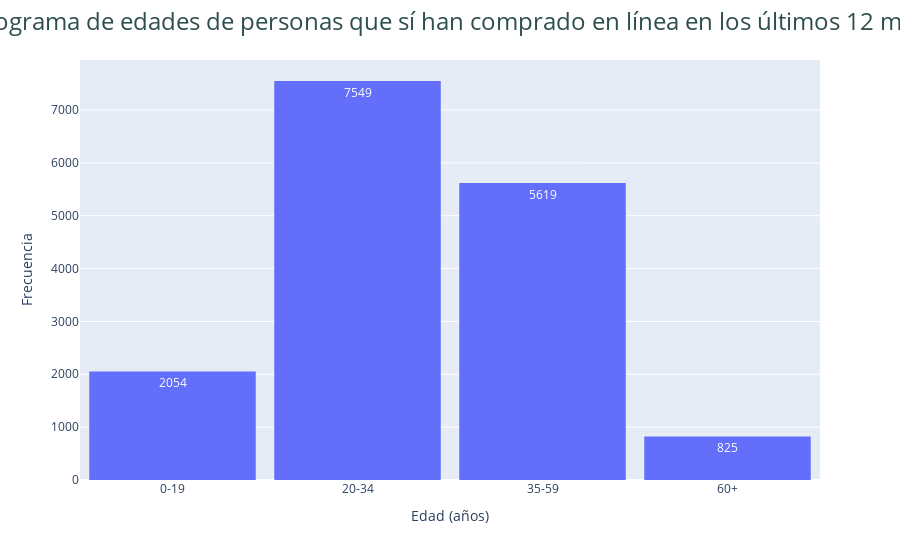

Notebook code cell kept with this figure:
### Code cell
# Assuming `edad_si_compran` is a Pandas Series with the age data of users who bought online
# Categorize the ages into the specified buckets
edad_si_compran_buckets = pd.cut(
    edad_si_compran,
    bins=[0, 19, 34, 59, float('inf')],
    labels=["0-19", "20-34", "35-59", "60+"]
)

# Convert the Series into a DataFrame for plotting
edad_si_compran_df = pd.DataFrame({'Edad_Bucket': edad_si_compran_buckets})

# Plot histogram based on the age buckets
fig = px.histogram(
    edad_si_compran_df,
    x="Edad_Bucket",
    category_orders={"Edad_Bucket": ["0-19", "20-34", "35-59", "60+"]},
    text_auto=True
)

# Update layout for the histogram
fig.update_layout(
    title="Histograma de edades de personas que sí han comprado en línea en los últimos 12 meses",
    title_font_size=24,
    title_x=0.5,
    title_font_color='darkslategray',
    xaxis_title="Edad (años)",
    yaxis_title="Frecuencia",
    bargap=0.1,
    coloraxis_showscale=False  # Hide color scale
)

fig.show()

### Figure 1 — Plotly figure (JSON) as saved in the notebook; plotly's stock layout.template omitted (floating-point values rounded to 4 significant figures; data arrays with more than 128 entries replaced by an {"elided": "..."} marker saying what was removed)
{"data": [{"alignmentgroup": "True", "bingroup": "x", "hovertemplate": "Edad_Bucket=%{x}<br>count=%{y}<extra></extra>", "legendgroup": "", "marker": {"color": "#636efa", "pattern": {"shape": ""}}, "name": "", "offsetgroup": "", "orientation": "v", "showlegend": false, "texttemplate": "%{value}", "type": "histogram", "x": {"elided": "16047 str values"}, "xaxis": "x", "yaxis": "y"}], "layout": {"bargap": 0.1, "barmode": "relative", "coloraxis": {"showscale": false}, "legend": {"tracegroupgap": 0}, "margin": {"t": 60}, "title": {"font": {"color": "darkslategray", "size": 24}, "text": "Histograma de edades de personas que sí han comprado en línea en los últimos 12 meses", "x": 0.5}, "xaxis": {"anchor": "y", "categoryarray": ["0-19", "20-34", "35-59", "60+"], "categoryorder": "array", "domain": [0, 1], "title": {"text": "Edad (años)"}}, "yaxis": {"anchor": "x", "domain": [0, 1], "title": {"text": "Frecuencia"}}}}
